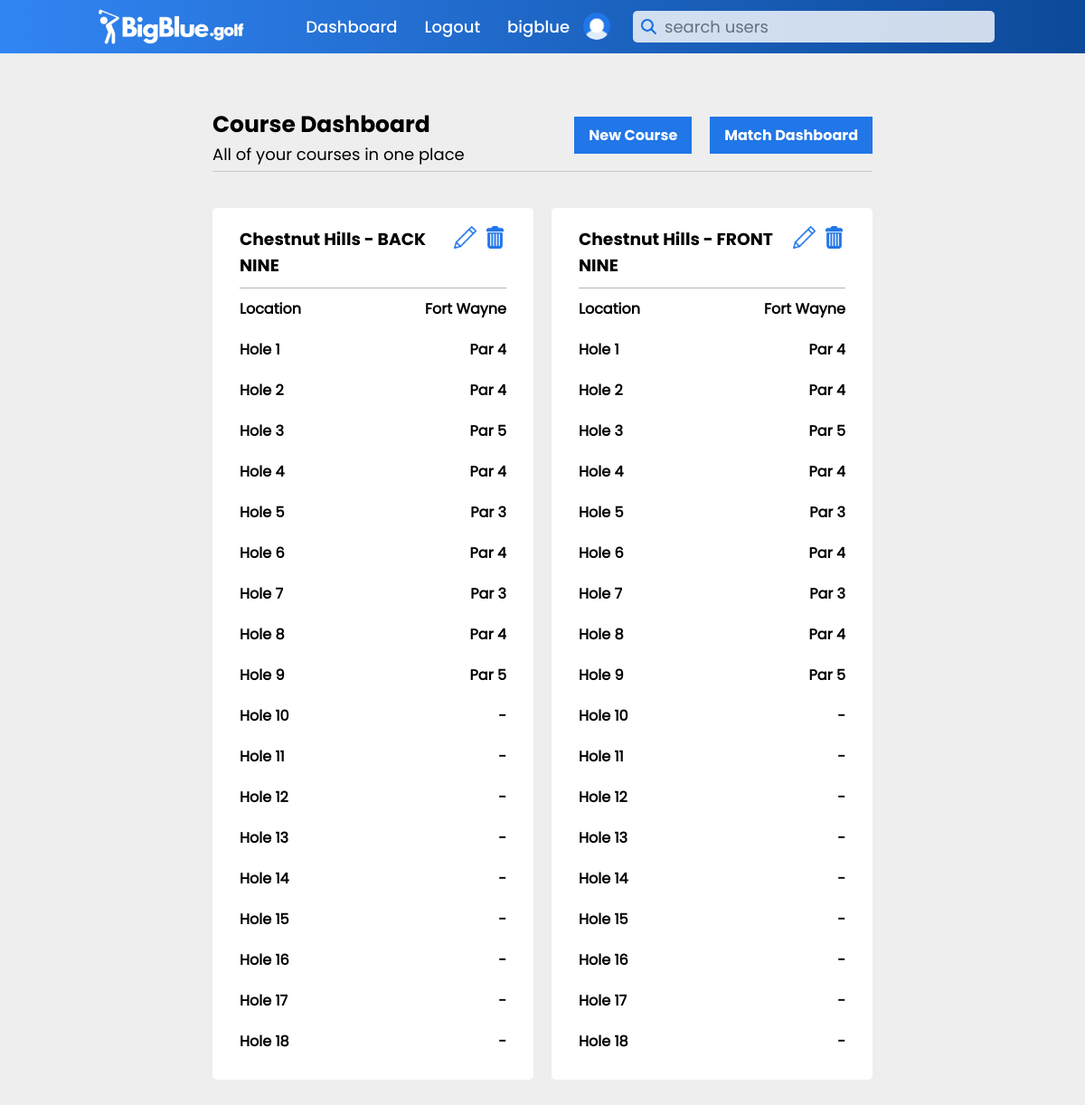
Page /course_dashboard (signed in) on the committed database.
### main.py (models this page shows, shortened)
class users(db.Model):
    _id = db.Column("id", db.Integer, primary_key=True)
    name = db.Column(db.String(100))
    username = db.Column(db.String(50))
    password = db.Column(db.String(50))
    email = db.Column(db.String(100))
    rank = db.Column(db.String(10))
    gender = db.Column(db.String(10))
    bio = db.Column(db.String(500))
    team = db.Column(db.String(25))
    verified = db.Column(db.Integer)
    pic = db.Column(db.String)
    banner = db.Column(db.String)
    first_login = db.Column(db.DateTime, default="2022-06-03 03:15:12.433675")
    last_login = db.Column(db.DateTime, default="2022-06-03 03:15:12.433675")

class course(db.Model):
    _id = db.Column("id", db.Integer, primary_key=True)
    course_name = db.Column(db.String(50))
    course_holes = db.Column(db.String(3))
    par1 = db.Column(db.Integer)
    par2 = db.Column(db.Integer)
    par3 = db.Column(db.Integer)
    par4 = db.Column(db.Integer)
    par5 = db.Column(db.Integer)
    par6 = db.Column(db.Integer)
    par7 = db.Column(db.Integer)
    par8 = db.Column(db.Integer)
    par9 = db.Column(db.Integer)
    par10 = db.Column(db.Integer)
    par11 = db.Column(db.Integer)
    par12 = db.Column(db.Integer)
    par13 = db.Column(db.Integer)
    par14 = db.Column(db.Integer)
    par15 = db.Column(db.Integer)
    par16 = db.Column(db.Integer)
    par17 = db.Column(db.Integer)
    par18 = db.Column(db.Integer)
    city = db.Column(db.String)
    course_bio = db.Column(db.String(1000))
    created_by = db.Column(db.String)

### main.py (the view)
@app.route("/course_dashboard")
def course_dashboard():
    if 'active_user' in session and session['active_user'][2] == 'coach':
        found_course = course.query.filter_by(created_by=session['active_user'][0]).all()
        found_user = users.query.filter_by(username=session['active_user'][0]).first()
        return render_template("course_dashboard.html", data=found_user, course_data=found_course)
    return redirect(url_for('error', msg="You do not have access to this site."))

### templates/course_dashboard.html (shortened to what this page needs)
{% if data.rank == 'coach' %}
    {% extends "indexcontentcoachlogin.html" %}
{% elif data.rank == 'player' %}
    {% extends "indexcontentplayerlogin.html" %}
{% else %}
    {% extends "indexcontent.html" %}
{% endif %}
{% block content %}
<body>
    <head>
        <link rel="stylesheet" href="{{ url_for('static', filename='styles/matchdashboard.css') }}">
    </head>
    <div class="main-container">
        <div class="heading-info">
            <div class="hero-info">
                <h3>Course Dashboard</h3>
                <p>All of your courses in one place</p>
            </div>
            <div class="hero-buttons">
                <a href="/create_course">New Course</a>
                <a href="/match_dashboard">Match Dashboard</a>
            </div>
        </div>
        <div class="grid-container">
            {% for item in course_data[::-1] %}
                <div class="match-container">
                    <div id="row-one">
                        <div class="course-name-container">
                            <h3>{{item.course_name}}</h3>
                        </div>
                        <div id="action-icons">
                            <a href="/edit_course/{{item._id}}"><img src="{{ url_for('static', filename='logo graphics/pencilicon.png') }}"></a>
                            <a href="/delete_course/{{item._id}}"><img src="{{ url_for('static', filename='logo graphics/trashcan.png') }}"></a>
                        </div>
                    </div>
                    <div class="row-div">
                        <div>
                            <h4>Location</h4>
                        </div>
                        <div class="location-container">
                            <h4>{{item.city}}</h4>
                        </div>
                    </div>
                    <div class="row-div">
                        <div>
                            <h4>Hole 1</h4>
                        </div>
                        <div>
                            <h4>Par {{item.par1}}</h4>
                        </div>
                    </div>
                    <div class="row-div">
                        <div>
                            <h4>Hole 2</h4>
                        </div>
                        <div>
                            <h4>Par {{item.par2}}</h4>
                        </div>
                    </div>
                    <div class="row-div">
                        <div>
                            <h4>Hole 3</h4>
                        </div>
                        <div>
                            <h4>Par {{item.par3}}</h4>
                        </div>
                    </div>
                    <div class="row-div">
                        <div>
                            <h4>Hole 4</h4>
                        </div>
                        <div>
                            <h4>Par {{item.par4}}</h4>
                        </div>
                    </div>
                    <div class="row-div">
                        <div>
                            <h4>Hole 5</h4>
                        </div>
                        <div>
                            <h4>Par {{item.par5}}</h4>
                        </div>
                    </div>
                    <div class="row-div">
                        <div>
                            <h4>Hole 6</h4>
                        </div>
                        <div>
                            <h4>Par {{item.par6}}</h4>
                        </div>
                    </div>
                    <div class="row-div">
                        <div>
                            <h4>Hole 7</h4>
                        </div>
                        <div>
                            <h4>Par {{item.par7}}</h4>
                        </div>
                    </div>
                    <div class="row-div">
                        <div>
                            <h4>Hole 8</h4>
                        </div>
                        <div>
                            <h4>Par {{item.par8}}</h4>
                        </div>
                    </div>
                    <div class="row-div">
                        <div>
                            <h4>Hole 9</h4>
                        </div>
                        <div>
                            <h4>Par {{item.par9}}</h4>
                        </div>
                    </div>
                    <div class="row-div">
                        <div>
                            <h4>Hole 10</h4>
                        </div>
                        {% if item.par10 == "" %}
                            <div>
                                <h4>-</h4>
                            </div>
                        {% else %}
                            <div>
                                <h4>Par {{item.par10}}</h4>
                            </div>
                        {% endif %}
                    </div>
                    <div class="row-div">
                        <div>
                            <h4>Hole 11</h4>
                        </div>
                        {% if item.par11 == "" %}
                            <div>
                                <h4>-</h4>
                            </div>
                        {% else %}
                            <div>
                                <h4>Par {{item.par11}}</h4>
                            </div>
                        {% endif %}
                    </div>
                    <div class="row-div">
                        <div>
                            <h4>Hole 12</h4>
                        </div>
                        {% if item.par12 == "" %}
                            <div>
                                <h4>-</h4>
                            </div>
                        {% else %}
                            <div>
                                <h4>Par {{item.par12}}</h4>
                            </div>
                        {% endif %}
                    </div>
                    <div class="row-div">
                        <div>
                            <h4>Hole 13</h4>
                        </div>
                        {% if item.par13 == "" %}
                            <div>
                                <h4>-</h4>
                            </div>
                        {% else %}
                            <div>
                                <h4>Par {{item.par13}}</h4>
                            </div>
                        {% endif %}
                    </div>
                    <div class="row-div">
                        <div>
                            <h4>Hole 14</h4>
                        </div>
                        {% if item.par14 == "" %}
                            <div>
                                <h4>-</h4>
                            </div>
                        {% else %}
                            <div>
                                <h4>Par {{item.par14}}</h4>
                            </div>
                        {% endif %}
                    </div>
                    <div class="row-div">
                        <div>
                            <h4>Hole 15</h4>
                        </div>
                        {% if item.par15 == "" %}
                            <div>
                                <h4>-</h4>
                            </div>
                        {% else %}
                            <div>
                                <h4>Par {{item.par15}}</h4>
                            </div>
                        {% endif %}
                    </div>
                    <div class="row-div">
                        <div>
                            <h4>Hole 16</h4>
                        </div>
                        {% if item.par16 == "" %}
                            <div>
                                <h4>-</h4>
                            </div>
                        {% else %}
                            <div>
                                <h4>Par {{item.par16}}</h4>
                            </div>
                        {% endif %}
                    </div>
                    <div class="row-div">
                        <div>
                            <h4>Hole 17</h4>
                        </div>
                        {% if item.par17 == "" %}
                            <div>
                                <h4>-</h4>
                            </div>
                        {% else %}
                            <div>
                                <h4>Par {{item.par17}}</h4>
                            </div>
                        {% endif %}
                    </div>
                    <div class="row-div">
                        <div>
                            <h4>Hole 18</h4>
                        </div>
                        {% if item.par18 == "" %}
                            <div>
                                <h4>-</h4>
                            </div>
                        {% else %}
                            <div>
                                <h4>Par {{item.par18}}</h4>
                            </div>
                        {% endif %}
                    </div>
                </div>
            {% endfor %}
        </div>
    </div>
</body>
{% endblock %}

### templates/indexcontentcoachlogin.html (shortened to what this page needs)
<!DOCTYPE html>
<html>
    <head>
    </head>
    <body>
        <header>
            <a href="/">
                <img id="logo-image" src="{{ url_for('static', filename='logo graphics/BigBlue_NewLogo-White.png') }}" class="logo">
            </a>
            <div>
                <ul class="navigation">
                    <li><a href="/match_dashboard">Dashboard</a></li>
                    <li><a href="/logout">Logout</a></li>
                    <li><a href="/dashboard">{{data.username}}</a></li>
                    <li><a href=""><img id="profile-pic" src="{{ url_for('static', filename='logo graphics/user_photos/' + data.pic) }}" alt=""></a></li>
                </ul>
                <form id="search-form" action="/search/" method="post">
                    <input id="searchbar" name="searchbar" type="text" placeholder="search users"></input>
                </form>
            </div>
        </header>
        {% block content %}
        {% endblock %}
    </body>
</html>

### static/styles/matchdashboard.css (style rules this page uses)
* { padding: 0; margin: 0; box-sizing: border-box; font-family: bigBlueBold; }
header { top: 0; left: 0; position: relative; display: flex; justify-content: space-between; width: 100%; align-items: center; background-image: linear-gradient(to right, #3185f3, #0c4999); z-index: 10; padding: 8px 100px; }
header .logo { max-width: 180px; max-height: 180px; position: relative; background-color: transparent; text-decoration: none; padding: 0; margin: 0; display: block; }
header a { text-decoration: none; background-color: transparent; }
header div { display: flex; flex-direction: row; align-items: center; }
#searchbar { margin-left: 10px; width: 400px; height: 35px; border: none; padding: 5px 35px; font-family: bigBlueRegular; font-size: 18px; border-radius: 5px; background-color: white; opacity: .8; background-image: url(../logo\ graphics/searchicon.png); background-size: 17px; background-repeat: no-repeat; background-position: 9px 9px; }
.navigation li a img { width: 30px; height: 30px; border-radius: 100%; margin-left: -15px; align-items: center; margin-top: 6px; object-fit: cover; }
header .navigation { display: flex; justify-content: center; flex-wrap: wrap; background-image: transparent; border: none; text-decoration: none; font-family: bigBlueMedium; align-items: center; }
header .navigation li { list-style: none; margin: 0px 15px; border: none; text-decoration: none; background-color: transparent; font-family: bigBlueMedium; align-items: center; }
header .navigation li a { color: white; text-decoration: none; font-size: 18px; border: none; background-color: transparent; font-family: bigBlueMedium; }
html, body { height: 100%; background-color: #eeeeee; }
.heading-info h3 { font-size: 25px; }
.heading-info p { font-size: 18px; font-family: bigBlueRegular }
.heading-info { display: flex; justify-content: space-between; flex-direction: row; margin-bottom: 40px; padding-bottom: 5px; border-bottom: 0.25px solid rgb(201, 201, 201); }
.hero-buttons a { padding: 8px 16px; background-color: #2176e8; text-decoration: none; color: white; border: none; margin-top: 10px; margin-left: auto; margin-right: auto; display: block; cursor: pointer; margin-left: 20px; }
.hero-buttons { display: flex; justify-content: center; height: 50%; }
.grid-container { display: grid; grid-template-columns: 355px 355px 355px; row-gap: 50px; column-gap: 20px; }
.course-name-container { inline-size: 220px; overflow-wrap: break-word; }
.location-container { inline-size: 160px; overflow-wrap: break-word; }
.location-container h4 { text-align: right; }
.main-container { margin-left: auto; margin-right: auto; display: block; padding-top: 5%; padding-bottom: 5%; width: 1109px; }
.match-container { width: 355px; border-radius: 5px; background-color: white; padding: 20px 30px; }
.match-container h3 { background-color: white; overflow: hidden; }
#row-one { display: flex; flex-direction: row; justify-content: space-between; background-color: white; padding-bottom: 10px; border-bottom: 0.25px solid rgb(180, 180, 180); overflow: hidden; }
#row-one div { background-color: white; overflow: hidden; }
.row-div { margin-top: 10px; display: flex; flex-direction: row; justify-content: space-between; background-color: white; padding-bottom: 10px; overflow: hidden; }
.row-div div { background-color: white; overflow: hidden; }
.row-div div h4 { background-color: white; font-family: bigBlueRegular; overflow: hidden; font-size: 16px; }
#action-icons a img { width: 25px; height: 25px; background-color: white; margin-left: 5px; }
#action-icons { background-color: white; }
#action-icons a { background-color: white; }
@media (max-width: 1400px) { .grid-container { grid-template-columns: auto auto; row-gap: 40px; } }
@media (max-width: 1400px) { .main-container { margin-left: auto; margin-right: auto; display: block; padding-top: 5%; padding-bottom: 5%; width: 730px; } }

### rows in the picture
users: username "bigblue", pic (placeholder picture)
course: course_name "Chestnut Hills - BACK NINE", city "Fort Wayne", par1 "4", par2 "4", par3 "5", par4 "4", par5 "3", par6 "4", par7 "3", par8 "4", par9 "5"
course: course_name "Chestnut Hills - FRONT NINE", city "Fort Wayne", par1 "4", par2 "4", par3 "5", par4 "4", par5 "3", par6 "4", par7 "3", par8 "4", par9 "5"
